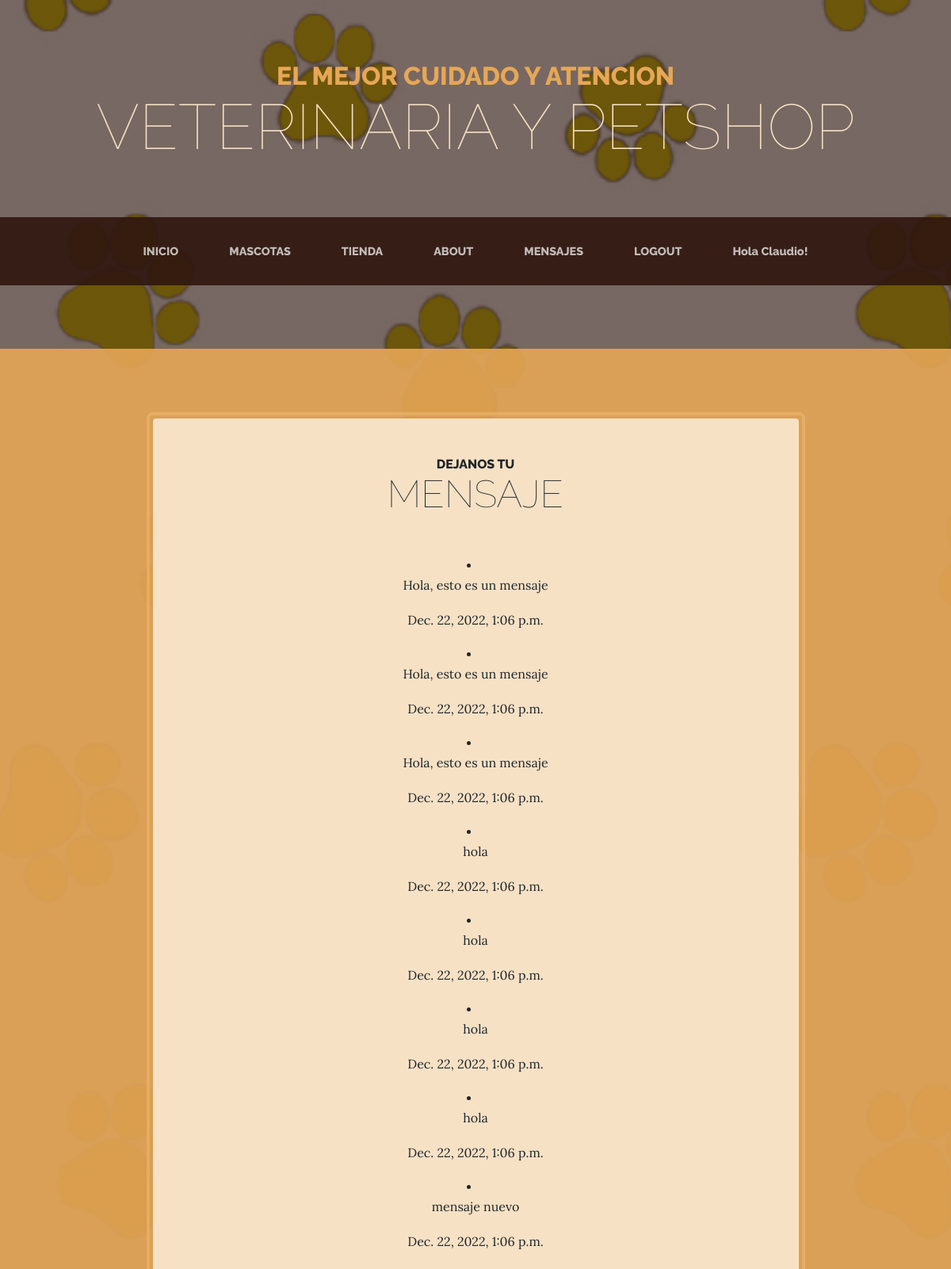
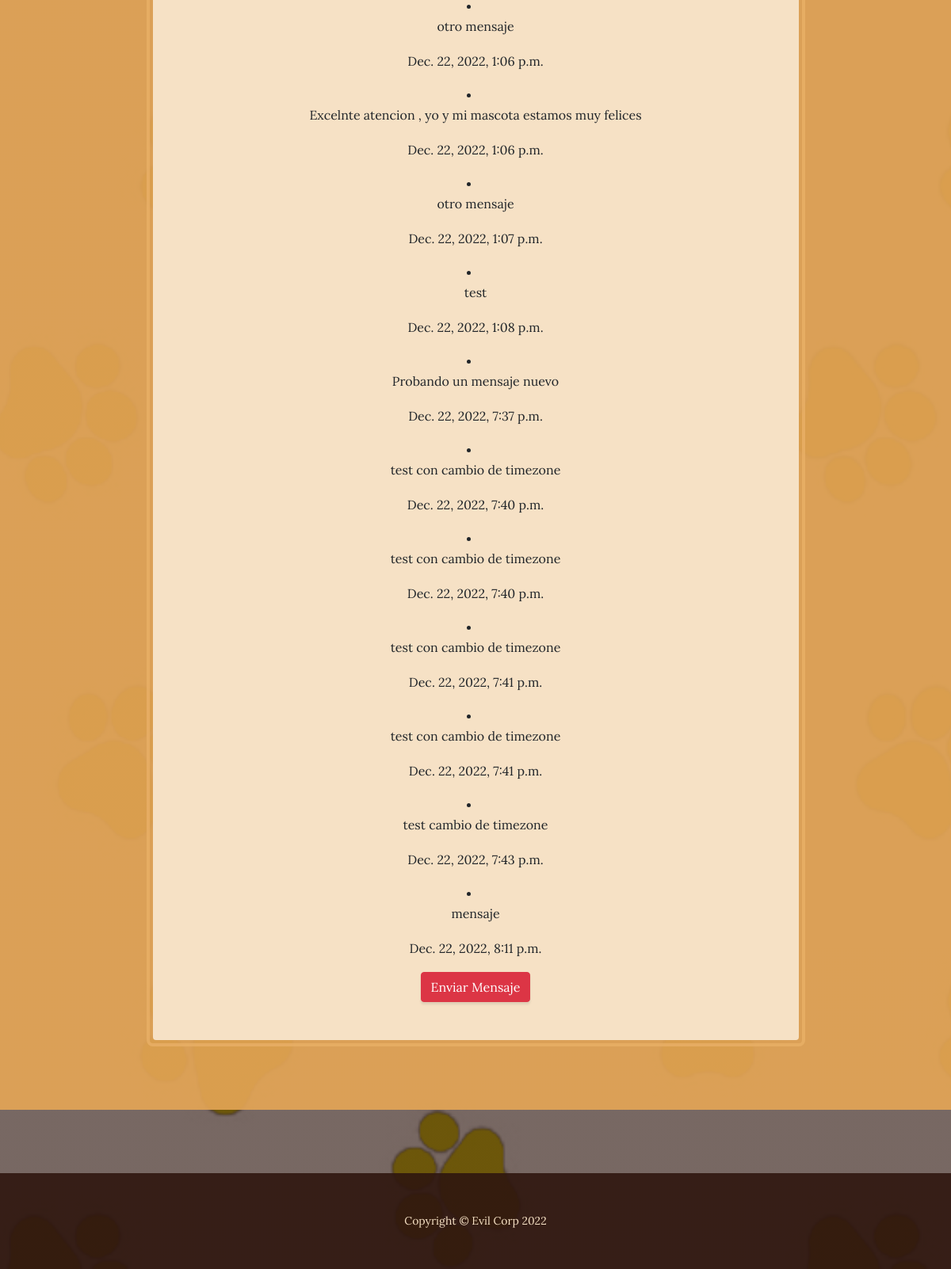
/contacto/mensajes/list (signed in), run on the app's committed database (2 pictures, top to bottom).
### mensajes/models.py (models this page shows, shortened)
class Messaje(models.Model):
    id = models.AutoField(primary_key=True)
    mensaje = models.TextField(verbose_name= 'Mensaje', null=True)
    fecha = models.DateTimeField(auto_now_add=True)

### mensajes/views.py (the view)
# urls.py: path('mensajes/list', MessajeList.as_view(), name="mensaje-list"),
class MessajeList(ListView):
    model = Messaje
    template_name = "messaje_list.html"

### mensajes/templates/mensajes/messaje_list.html (shortened to what this page needs)
{% extends 'apptienda/base.html' %}
{% load static %}
{% block titulo %} Dejanos tu {% endblock %}
{% block subtitulo %} Mensaje {% endblock %}
{% block Contenido %}
{% if object_list %}
   {% for messaje in object_list %}
    <li>
      <p>{{messaje.mensaje}}</p>
      <p>{{messaje.fecha}}</p>
    </li>
    {% endfor %}
{% else %}
<p> Se el primero en dejar un mensaje! </p>
{% endif %}
<th>
    <a href="{% url 'mensaje-create' %}" class="btn btn-danger">
      Enviar Mensaje
    </a>
  </th>
{% endblock %}

### apptienda/templates/apptienda/base.html (shortened to what this page needs)
<!DOCTYPE html>
<html lang="en">
  {% load static %}
  <head>
    <link href="{% static 'css/styles.css'%}" rel="stylesheet" />
  </head>
  <body>
    <header>
      <h1 class="site-heading text-center text-faded d-none d-lg-block">
        <span class="site-heading-upper text-primary mb-3">
          El mejor cuidado y atencion
        </span>
        <span class="site-heading-lower">Veterinaria y PetShop</span>
      </h1>
    </header>
    <nav class="navbar navbar-expand-lg navbar-dark py-lg-4" id="mainNav">
      <div class="container">
        <div class="collapse navbar-collapse" id="navbarSupportedContent">
          <ul class="navbar-nav mx-auto">
            <li class="nav-item px-lg-4">
              <a
                class="nav-link text-uppercase"
                href="{% url 'tienda-inicio' %}"
              >
                INICIO
              </a>
            </li>
            <li class="nav-item px-lg-4">
              <a
                class="nav-link text-uppercase"
                href="{% url 'vet-mascotas' %}"
              >
                MASCOTAS
              </a>
            </li>
            <li class="nav-item px-lg-4">
              <a class="nav-link text-uppercase" href="{% url 'vet-tienda' %}">
                TIENDA
              </a>
            </li>
            <li class="nav-item px-lg-4">
              <a class="nav-link text-uppercase" href="{% url 'vet-about' %}">
                ABOUT
              </a>
            </li>
            <li class="nav-item px-lg-4">
              <a
                class="nav-link text-uppercase"
                href="{% url 'mensaje-list' %}"
              >
                MENSAJES
              </a>
            </li>
            {% if request.user.is_authenticated %}
            <li class="nav-item px-lg-4">
              <a class="nav-link text-uppercase" href="{% url 'vet-logout' %}">
                LOGOUT
              </a>
            </li>
            <li class="nav-item px-lg-4">
              <a class="nav-link" href="{% url 'vista-perfil' %}">Hola {{request.user.username}}!</a>
            </li>
            {% else %}
            <li class="nav-item px-lg-4">
              <a class="nav-link text-uppercase" href="{% url 'vet-login' %}">
                LOGIN
              </a>
            </li>
            {% endif %}
          </ul>
        </div>
      </div>
    </nav>
    <section class="page-section cta">
      <div class="container">
        <div class="row">
          <div class="col-xl-9 mx-auto">
            <div class="cta-inner bg-faded text-center rounded">
              <h2 class="section-heading mb-5">
                <span class="section-heading-upper">
                  {% block titulo %}{% endblock %}
                </span>
                <span class="section-heading-lower">
                  {% block subtitulo %}{% endblock %}
                </span>
              </h2>
              {% block Contenido %}{% endblock %}
            </div>
          </div>
        </div>
      </div>
    </section>
    <footer class="footer text-faded text-center py-5">
      <div class="container">
        <p class="m-0 small">Copyright &copy; Evil Corp 2022</p>
      </div>
    </footer>
  </body>
</html>

### data on the page
Messaje: mensaje "Hola, esto es un mensaje", fecha "Dec. 22, 2022, 1:06 p.m."
Messaje: mensaje "Hola, esto es un mensaje", fecha "Dec. 22, 2022, 1:06 p.m."
Messaje: mensaje "Hola, esto es un mensaje", fecha "Dec. 22, 2022, 1:06 p.m."
Messaje: mensaje "hola", fecha "Dec. 22, 2022, 1:06 p.m."
Messaje: mensaje "hola", fecha "Dec. 22, 2022, 1:06 p.m."
Messaje: mensaje "hola", fecha "Dec. 22, 2022, 1:06 p.m."
Messaje: mensaje "hola", fecha "Dec. 22, 2022, 1:06 p.m."
Messaje: mensaje "mensaje nuevo", fecha "Dec. 22, 2022, 1:06 p.m."
Messaje: mensaje "otro mensaje", fecha "Dec. 22, 2022, 1:06 p.m."
Messaje: mensaje "Excelnte atencion , yo y mi mascota estamos muy felices", fecha "Dec. 22, 2022, 1:06 p.m."
Messaje: mensaje "otro mensaje", fecha "Dec. 22, 2022, 1:07 p.m."
Messaje: mensaje "test", fecha "Dec. 22, 2022, 1:08 p.m."
Messaje: mensaje "Probando un mensaje nuevo", fecha "Dec. 22, 2022, 7:37 p.m."
Messaje: mensaje "test con cambio de timezone", fecha "Dec. 22, 2022, 7:40 p.m."
Messaje: mensaje "test con cambio de timezone", fecha "Dec. 22, 2022, 7:40 p.m."
Messaje: mensaje "test con cambio de timezone", fecha "Dec. 22, 2022, 7:41 p.m."
Messaje: mensaje "test con cambio de timezone", fecha "Dec. 22, 2022, 7:41 p.m."
Messaje: mensaje "test cambio de timezone", fecha "Dec. 22, 2022, 7:43 p.m."
Messaje: mensaje "mensaje", fecha "Dec. 22, 2022, 8:11 p.m."

### other printed values
{{ request.user.username }} "Claudio"
